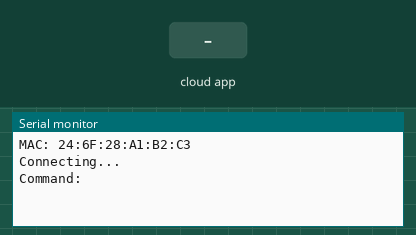
Recording of a sketch running on a simulated ESP8266 (NodeMCU). On the bench: the last lines printed to the serial monitor. The test bench sets the inputs (shaded band). WiFi joins after 1.5 s; servers stay silent unless stated; the Firebase database answers and starts empty.

Above: at 2.7 s.
2.8 s: the phone or cloud app sets Command to 0
At 4.0 s:
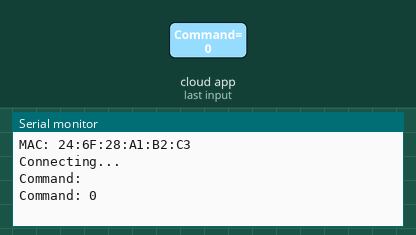
6.1 s: the phone or cloud app sets Command to 1
At 7.3 s:
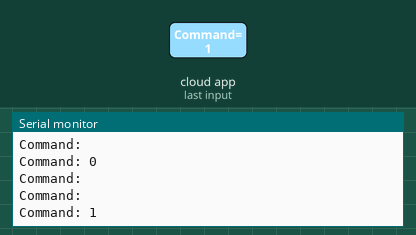

The sketch:

Iotify-firmware.ino
```cpp
#include "FirebaseESP8266.h"
#include <ESP8266WiFi.h>
#include <IRremoteESP8266.h>
#include <IRsend.h>

const uint16_t kIrLed = 4;  // ESP8266 GPIO pin to use. Recommended: 4 (D2).

#define FIREBASE_HOST "iotify-in.firebaseio.com"
#define FIREBASE_AUTH "n6feAXzxnp1ndrMoRalmjZWZZOUuutZvUXlCXLYh"

const char* ssid = "my-fi";
const char* password = "mumap0702";

IRsend irsend(kIrLed);
FirebaseData firebaseData;

void setup(){
  irsend.begin();
//  Serial.begin(115200);
  Serial.begin(115200, SERIAL_8N1, SERIAL_TX_ONLY);
  WiFi.begin(ssid, password);
  delay(500);
  Serial.println();
  Serial.print("MAC: ");
  Serial.println(WiFi.macAddress());

  while (WiFi.status() != WL_CONNECTED)
  {
    delay(1000);
    Serial.println("Connecting...");
  }
  Firebase.begin(FIREBASE_HOST, FIREBASE_AUTH);
  Firebase.reconnectWiFi(true);
}

void loop()
{
  if (WiFi.status() == WL_CONNECTED)
  {
    Firebase.getString(firebaseData,"Harshit/" + WiFi.macAddress() + "/Command");
    Serial.print("Command: ");
    Serial.println(firebaseData.stringData());
    if(firebaseData.stringData() == "0xE0E0 0xE01F"){
      irsend.sendSAMSUNG(0xE0E0E01F, 32, 0);
      Serial.println("Command Executed ");
    }
    else if(firebaseData.stringData() == "0xE0E0 0xD02F"){
      irsend.sendSAMSUNG(0xE0E0D02F, 32, 0);
      Serial.println("Command Executed ");
    }
    Firebase.setString(firebaseData,"Harshit/" + WiFi.macAddress() + "/Command", " ");

  }
  delay(1000);
}
```

Measured:
- after the input at 2.8 s, the serial monitor: prints a new line after 0.15 s (image 1)
- after the input at 6.1 s, the serial monitor: prints a new line after 0.75 s (image 2)
